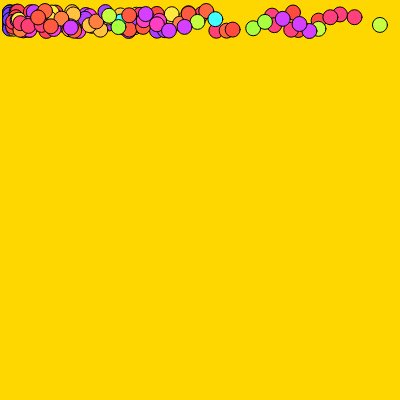
Frame 1 (no input)
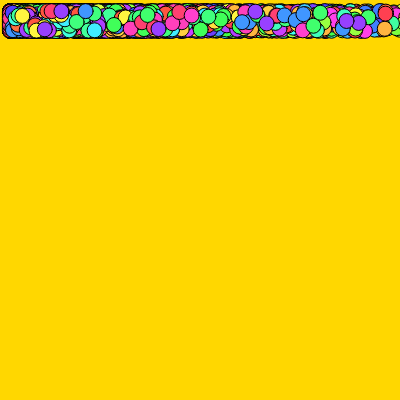
Frame 60 (no input)
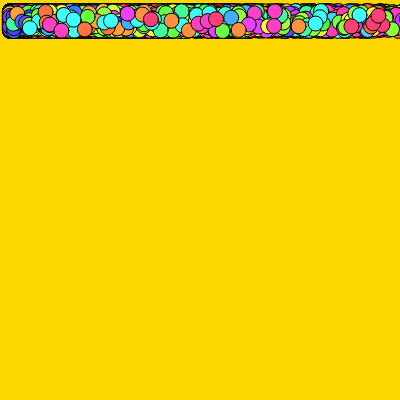
Frame 120 (the mouse pressed at the canvas centre since frame 60)

The p5.js sketch that drew these frames (run headless with seeded random() and noise() and a simulated clock; from frame 60 on, the mouse is pressed at the canvas centre):

// p5.js sketch
// ── sketch.js
var stepSize = 10

function setup() {
  createCanvas(400,400);
  background(255, 215, 0);
  fill(0);
  colorMode(HSB);
  frameRate(30);
}

function draw(){
  for(var i = 0; i < 21 ; i = i + 1) {
    fill(random(0,360),75,100);
    for(var a = 0; a < random(1, 21) ; a = a + 1) {
      ellipse(10 + i*random(1, 21), 10 + random(1, 21), 15, 15);
    }
  }
}
